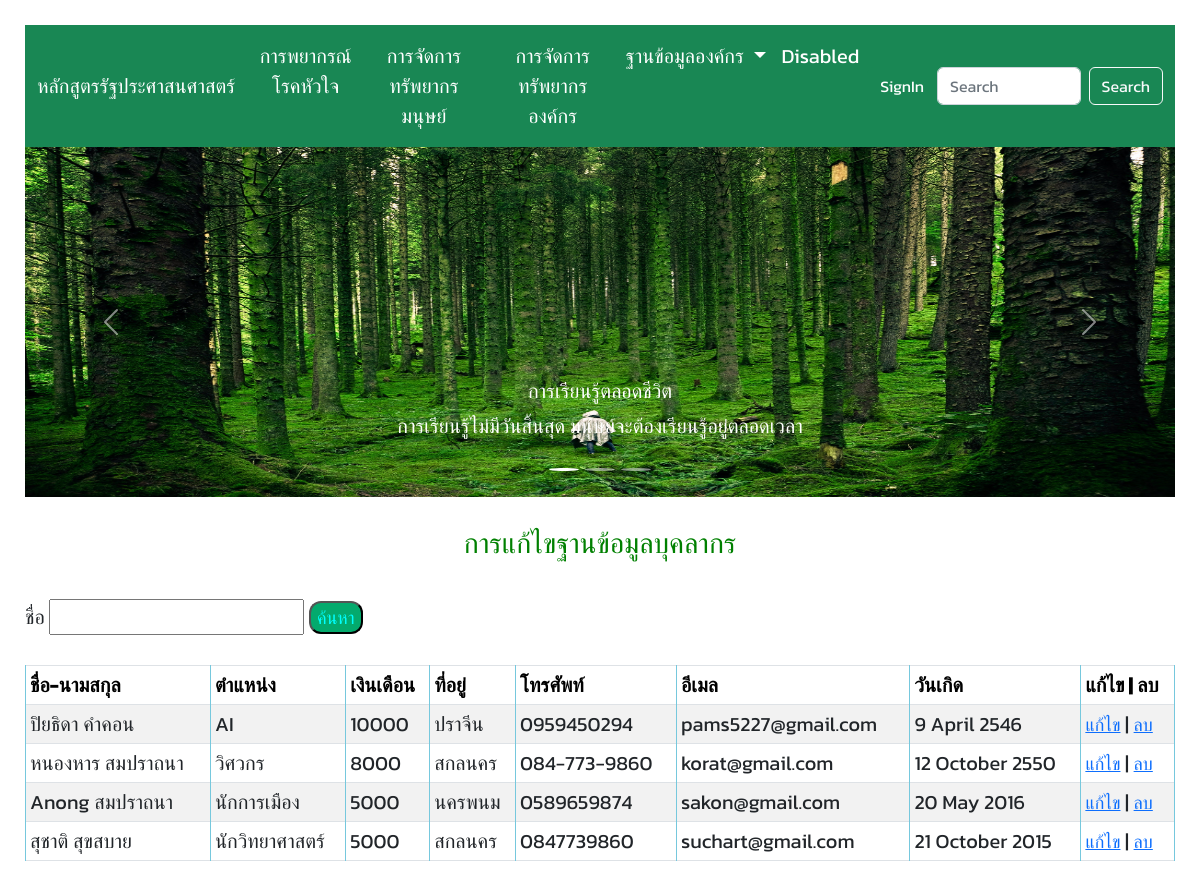
Screenshot of /employee_search/ with the database file from the repository.
### myapp/models.py (models this page shows)
class Employee(models.Model):
    firstname = models.CharField(max_length=50)
    lastname = models.CharField(max_length=50)
    gender = models.CharField(
        max_length=50,
        choices=[('Male', 'Male'), ('Female', 'Female')],
        default='Male'
        )
    position = models.CharField(max_length=50)
    salary = models.PositiveIntegerField()
    address = models.TextField()
    email = models.EmailField(unique=True, null=True, blank=True)
    phone = models.CharField(max_length=30, unique=True)
    birthday = models.DateField()
    religion = models.CharField(
        max_length=20,
        choices=[('พุทธ','พุทธ'), ('คริสต์', 'คริสต์'), ('อิสลาม', 'อิสลาม'), ('อื่นๆ', 'อื่นๆ')],
        default='พุทธ'
        )
    addition_note = models.TextField(null=True, blank=True)

### myapp/views.py (the view)
# urls.py: path('employee_search/', views.employee_search, name='employee_search'),
def employee_search(request):
    if request.method =='POST':
        kw = request.POST.get('name','')
        form = SearchForm(request.POST, initial={'name':kw})
    else:
        kw = request.GET.get('name','')
        form = SearchForm(initial={'name':kw})
    data = Employee.objects.filter(Q(firstname__contains=kw)|Q(lastname__contains=kw))[:10]
    return render(request,'./database/employee-search.html', { 'form' : form, 'data' : data })

### myapp/forms.py
class SearchForm(forms.Form):
    name = forms.CharField(label='ชื่อ', required=False)

### myapp/templates/database/employee-search.html (shortened to what this page needs)
{% extends 'heart/main.html' %} {% block content %}
<br />
<div>
  <h3>การแก้ไขฐานข้อมูลบุคลากร</h3>
</div>
<br />
<form>
  {{ form.name.label }} {{ form.name}}
  <button>ค้นหา</button>
</form>
<br />
<table class="table table-striped table-bordered table-sm">
  <thead class="thead-dark">
    <tr>
      <th>ชื่อ-นามสกุล</th>
      <th>ตำแหน่ง</th>
      <th>เงินเดือน</th>
      <th>ที่อยู่</th>
      <th>โทรศัพท์</th>
      <th>อีเมล</th>
      <th>วันเกิด</th>
      <th>แก้ไข | ลบ</th>
    </tr>
  </thead>
  {% for r in data %}
  <tr>
    <td>{{ r.firstname }} {{ r.lastname }}</td>
    <td>{{ r.position }}</td>
    <td>{{ r.salary }}</td>
    <td>{{ r.address }}</td>
    <td>{{ r.phone }}</td>
    <td>{{ r.email }}</td>
    <td>{{ r.birthday|date:'j F Y' }}</td>
    <td>
      <a href="{% url 'emp_update' id=r.id %}">แก้ไข</a> |
      <a href="javascript:del('{% url 'emp_delete' id=r.id %}')">ลบ</a>
    </td>
  </tr>
  {% endfor %}
</table>
{% endblock %}

### static/css/style.css (style rules this page uses)
body { font-family: "Kanit", sans-serif; font-size: 20px; font-weight: normal; height: 100%; margin: 25px 0; padding-left: 25px; padding-right: 25px; }
a { font-family: "Kanit", sans-serif; font-size: 18px; }
div { font-family: "Kanit", sans-serif; text-align: center; color: green; }
table, th, td { border: 1px solid rgb(118, 200, 221); }
th { background-color: #04aa6d; color: black; }
button { font-family: "Kanit", sans-serif; font-size: 18px; border-radius: 12px; color: aqua; background-color: #04aa6d; cursor: pointer; }

### rows the page displays
Employee: firstname "ปิยธิดา", lastname "คำคอน", position "AI", salary "10000", address "ปราจีน", phone "0959450294", email "pams5227@gmail.com", birthday "9 April 2546"
Employee: firstname "หนองหาร", lastname "สมปราถนา", position "วิศวกร", salary "8000", address "สกลนคร", phone "084-773-9860", email "korat@gmail.com", birthday "12 October 2550"
Employee: firstname "Anong", lastname "สมปราถนา", position "นักการเมือง", salary "5000", address "นครพนม", phone "0589659874", email "sakon@gmail.com", birthday "20 May 2016"
Employee: firstname "สุชาติ", lastname "สุขสบาย", position "นักวิทยาศาสตร์", salary "5000", address "สกลนคร", phone "0847739860", email "suchart@gmail.com", birthday "21 October 2015"
